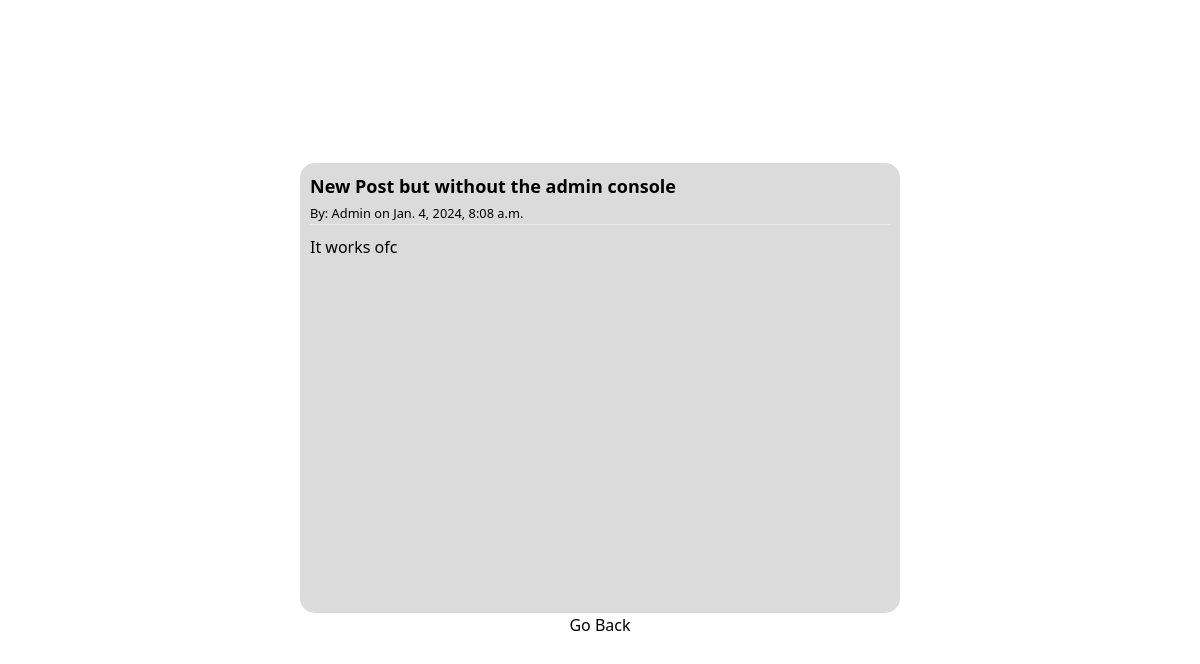
Page /article/3/ on the committed database.
### blogapp/models.py (models this page shows, shortened)
class Post(models.Model):
    title = models.CharField(max_length=1000)
    author = models.ForeignKey(User,on_delete = models.CASCADE)
    body = models.TextField()
    date_posted = models.DateTimeField(auto_now_add=True)
    class Meta:
        ordering = ("title",)

### blogapp/views.py (the view)
# urls.py: path('article/<int:pk>/', article_detail.as_view(), name='article-details'),
class article_detail(DetailView):
    model = Post
    template_name = 'article-details.html'

### blogapp/templates/article-details.html (shortened to what this page needs)
{% extends 'base.html' %}
{% block content %}
<article>
    <h1>{{post.title}}</h1>
    <small>By: {{post.author}} on {{post.date_posted}}</small><br/>
    <hr>
    <p>{{post.body}}</p>
    <br/><br/>
</article>
<a href="{% url 'home' %}">Go Back</a>
{% endblock %}

### blogapp/templates/article-details.html (style rules this page uses)
body { width: 100%; height: 100vh; display: flex; align-items: center; justify-content: center; background-color: white; }
article { width: 600px; height: 450px; padding: 10px; background-color: rgb(219, 219, 219); border-radius: 15px; }
h1 { font-size: large; font-weight: bold; }
p { padding-top: 10px; }

### rows in the picture
Post: title "New Post but without the admin console", author "Admin", date_posted "Jan. 4, 2024, 8:08 a.m.", body "It works ofc"
